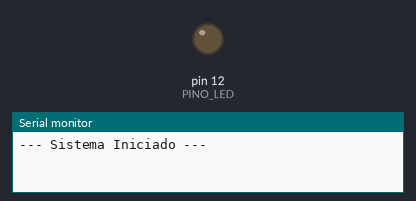
A sketch run on a simulated Arduino Uno, built with avr-gcc and run on an emulated ATmega328P. Shown: output pins drawn as LEDs (lit = HIGH), the last lines printed to the serial monitor. Random numbers use the default seed unless the sketch sets one.

Above: at 0.1 s.
At 116.1 s:
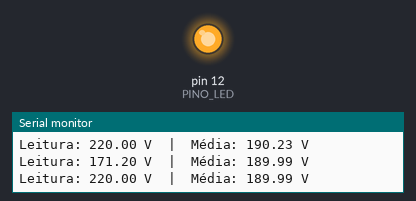
Timing chart, 0 to 119.6 s (numbered marks = the images above):
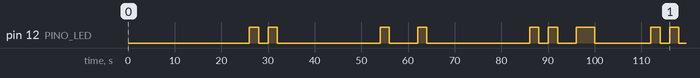

The sketch:

projetoSobreCarga.ino
```cpp
#include <Arduino.h>
#include "SensorTensao.h"
#include "AnaliseDados.h"

SensorTensao    sensor;
AnaliseDados    analista;

unsigned long tempoEnvio = 0;
unsigned long tempoRelatorio = 0;

// Defina o pino do LED aqui
#define PINO_LED 12
#define LIMITE_ALERTA 200.0

void setup() {
  Serial.begin(115200);

  // --- INICIA O LED ---
  sensor.iniciar(PINO_LED, LIMITE_ALERTA);
  Serial.println("--- Sistema Iniciado ---");
}

void loop() {
  // A cada 2 segundos, lê e atualiza
  if (millis() - tempoEnvio > 2000) {
    tempoEnvio = millis();

    float leitura = sensor.lerValor();

    // 1. O LED reage imediatamente
    sensor.verificarAlerta(leitura);

    // 2. Guarda o dado no histórico
    analista.registrarLeitura(leitura);

    // 3. Calcula a média AGORA (Tempo Real)
    float mediaTempoReal = analista.calcularMedia();

    // 4. Mostra tudo na mesma linha
    Serial.print("Leitura: ");
    Serial.print(leitura);
    Serial.print(" V  |  Média: ");
    Serial.print(mediaTempoReal);
    Serial.println(" V");
  }

  // A cada 10 segundos, gera o relatório completo organizado
  if (millis() - tempoRelatorio > 10000) {
    tempoRelatorio = millis();
    analista.exibirRelatorioOrdenado();
  }
}
```

AnaliseDados.cpp
```cpp
#include "AnaliseDados.h"

AnaliseDados::AnaliseDados() {
  indice = 0;
  for (int i = 0; i < 10; i++) historico[i] = 0.0;
}

void AnaliseDados::registrarLeitura(float valor) {
  historico[indice] = valor;
  indice++;
  if (indice >= 10) indice = 0;
}

float AnaliseDados::calcularMedia() {
  float soma = 0;
  for (int i = 0; i < 10; i++) {
    soma += historico[i];
  }
  return soma / 10.0;
}

// --- ALGORITMO DE ORDENAÇÃO (Bubble Sort) ---
void AnaliseDados::exibirRelatorioOrdenado() {
  // 1. Copia o array
  float copia[10];
  for(int i=0; i<10; i++) copia[i] = historico[i];

  // 2. Ordena (Bubble Sort)
  for (int i = 0; i < 10 - 1; i++) {
    for (int j = 0; j < 10 - i - 1; j++) {
      if (copia[j] < copia[j + 1]) { // Decrescente
        float temp = copia[j];
        copia[j] = copia[j + 1];
        copia[j + 1] = temp;
      }
    }
  }
  Serial.print(">> MÉDIA GERAL: ");
  Serial.print(calcularMedia());
  Serial.println(" V");
  Serial.println("=======================================\n");
}
```

AnaliseDados.h
```cpp
#ifndef ANALISEDADOS_H
#define ANALISEDADOS_H
#include <Arduino.h>

class AnaliseDados {
  private:
    // Requisito: Array Puro Encapsulado
    float historico[10];
    int indice;

  public:
    AnaliseDados();
    void registrarLeitura(float valor);
    float calcularMedia();
    void exibirRelatorioOrdenado(); // Requisito: Bubble Sort
};

#endif
```

SensorTensao.cpp
```cpp
#include "SensorTensao.h"

void SensorTensao::iniciar(int pino, float limite) {
  pinoLed = pino;
  limiteT = limite;
  pinMode(pinoLed, OUTPUT);
  digitalWrite(pinoLed, LOW); // Começa desligado
}

float SensorTensao::lerValor() {
  // Simula tensão
  float valor = 170.0 + (rand() % 200) / 10.0;

  // Simula surtos
  if (random(0, 100) > 80) valor = 220.0; // Pico alto

  return valor;
}

void SensorTensao::verificarAlerta(float tensaoAtual) {
  // Se a tensão for maior que o limite (ex: 130V), acende o LED
  if (tensaoAtual > limiteT) {
    digitalWrite(pinoLed, HIGH);
  } else {
    digitalWrite(pinoLed, LOW);
  }
}
```

SensorTensao.h
```cpp
#ifndef SENSORTENSAO_H
#define SENSORTENSAO_H
#include <Arduino.h>

class SensorTensao {
  private:
    int pinoLed;      // Onde o LED está conectado
    float limiteT;    // Tensão limite para acender (ex: 127V ou 220V)

  public:
    // Configura o pino e o limite de alerta
    void iniciar(int pino, float limite);

    float lerValor();

    // Liga o LED se a tensão for alta
    void verificarAlerta(float tensaoAtual);
};

#endif
```

Measured:
- by itself, pin 12 (PINO_LED): LOW → HIGH at 26.0 s, → LOW 2.0 s later, → HIGH 2.0 s later, → LOW 2.0 s later, … (18 changes in this stretch)
